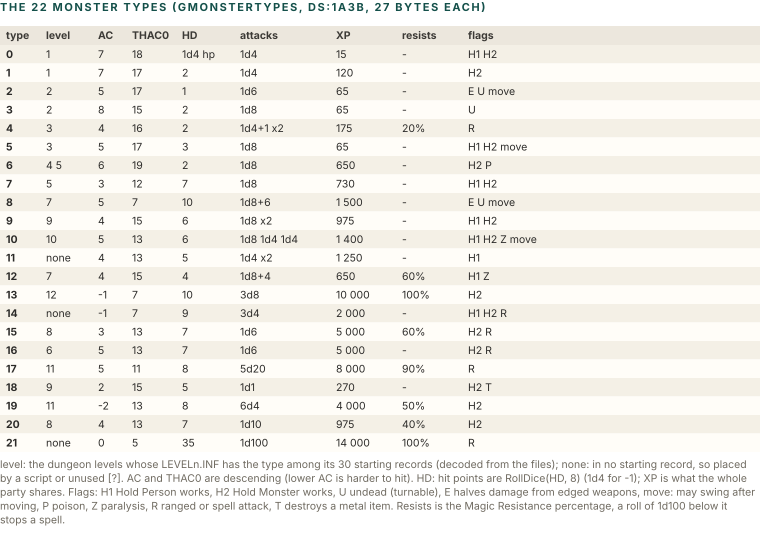

The Python source for this figure:
import sys; sys.path.insert(0, '.')
from figlib import *

c = Canvas(760, 560)
c.section(0, 11, "THE 22 MONSTER TYPES (gMonsterTypes, ds:1A3B, 27 bytes each)")

# type, levels, AC, THAC0, HD (-1: 1d4 hp), attacks, XP, resist %, flags
T = [
 (0, "1", 7, 18, -1, "1d4", 15, 0, "H1 H2"),
 (1, "1", 7, 17, 2, "1d4", 120, 0, "H2"),
 (2, "2", 5, 17, 1, "1d6", 65, 0, "E U move"),
 (3, "2", 8, 15, 2, "1d8", 65, 0, "U"),
 (4, "3", 4, 16, 2, "1d4+1 x2", 175, 20, "R"),
 (5, "3", 5, 17, 3, "1d8", 65, 0, "H1 H2 move"),
 (6, "4 5", 6, 19, 2, "1d8", 650, 0, "H2 P"),
 (7, "5", 3, 12, 7, "1d8", 730, 0, "H1 H2"),
 (8, "7", 5, 7, 10, "1d8+6", 1500, 0, "E U move"),
 (9, "9", 4, 15, 6, "1d8 x2", 975, 0, "H1 H2"),
 (10, "10", 5, 13, 6, "1d8 1d4 1d4", 1400, 0, "H1 H2 Z move"),
 (11, "none", 4, 13, 5, "1d4 x2", 1250, 0, "H1"),
 (12, "7", 4, 15, 4, "1d8+4", 650, 60, "H1 Z"),
 (13, "12", -1, 7, 10, "3d8", 10000, 100, "H2"),
 (14, "none", -1, 7, 9, "3d4", 2000, 0, "H1 H2 R"),
 (15, "8", 3, 13, 7, "1d6", 5000, 60, "H2 R"),
 (16, "6", 5, 13, 7, "1d6", 5000, 0, "H2 R"),
 (17, "11", 5, 11, 8, "5d20", 8000, 90, "R"),
 (18, "9", 2, 15, 5, "1d1", 270, 0, "H2 T"),
 (19, "11", -2, 13, 8, "6d4", 4000, 50, "H2"),
 (20, "8", 4, 13, 7, "1d10", 975, 40, "H2"),
 (21, "none", 0, 5, 35, "1d100", 14000, 100, "R"),
]
cols = [(0, "type"), (40, "level"), (92, "AC"), (126, "THAC0"), (176, "HD"), (234, "attacks"), (330, "XP"), (396, "resists"), (462, "flags")]
ty = 26
c.rect(0, ty, 760, 19, fill="#ECE7DD", stroke="none", rx=0)
for x, h in cols:
    c.text(x + 6, ty + 13, h, size=10.5, weight=700, color=INK2)
rh = 18.5
for i, r in enumerate(T):
    y = ty + 19 + i * rh
    c.rect(0, y, 760, rh, fill="#FFFDF8" if i % 2 else "#F4F0E6", stroke="none", rx=0)
    vals = [str(r[0]), r[1], str(r[2]), str(r[3]), ("1d4 hp" if r[4] == -1 else str(r[4])), r[5], f"{r[6]:,}".replace(",", " "), (f"{r[7]}%" if r[7] else "-"), r[8]]
    for (x, h), v in zip(cols, vals):
        c.text(x + 6, y + 13, v, size=10.5, color=INK, weight=700 if h == "type" else 400)
yb = ty + 19 + len(T) * rh + 16
yy = c.para(0, yb, "level: the dungeon levels whose LEVELn.INF has the type among its 30 starting records (decoded from the files); none: in no starting record, so placed by a script or unused [?]. AC and THAC0 are descending (lower AC is harder to hit). HD: hit points are RollDice(HD, 8) (1d4 for -1); XP is what the whole party shares. Flags: H1 Hold Person works, H2 Hold Monster works, U undead (turnable), E halves damage from edged weapons, move: may swing after moving, P poison, Z paralysis, R ranged or spell attack, T destroys a metal item. Resists is the Magic Resistance percentage, a roll of 1d100 below it stops a spell.", 740, size=10.5, color=MUTED)
c.h = yy + 4
c.save("figs/cmb_montypes.svg")
